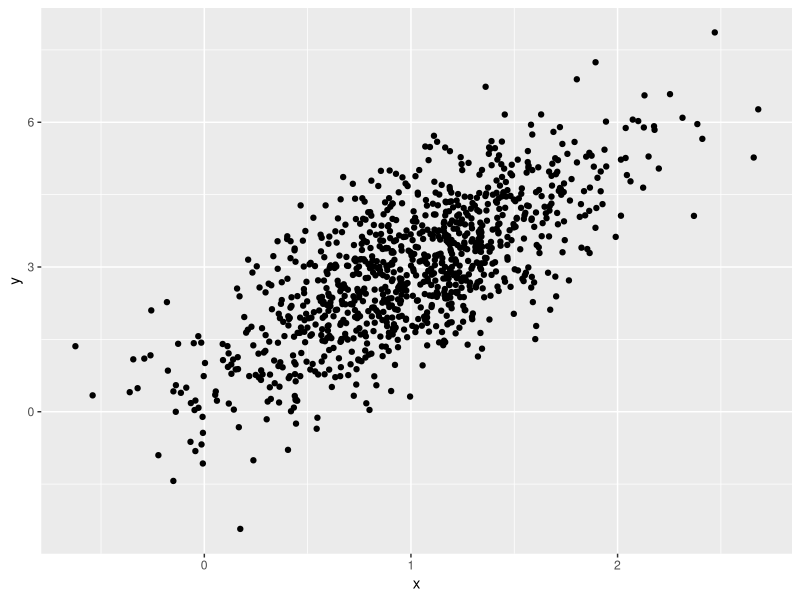

Write the R code that produced this figure.
## ---- chunk 1
library(tidyverse)
## ---- chunk 2
samp = rnorm(100)
length(samp)
## ---- chunk 3
mean(samp)
sd(samp)
## ---- chunk 4
library(tidyverse)
 example_df=
   tibble(
     vec_numeric=1:4,
     vec_char=c("my","name","is","hazel"),
     vec_factor=factor(c("male","male","female","female"))
  )
## ---- chunk 5
new_df =
  tibble(
    x=rnorm(100),
    y=1 + 2*x +rnorm(100)
  )
new_df
## ---- chunk 6
plot_df=
  tibble(
    x=rnorm(1000,mean=1,sd=.5),
    y=1+2*x+rnorm(1000)
  )
ggplot(plot_df, aes(x = x, y = y)) + geom_point()
